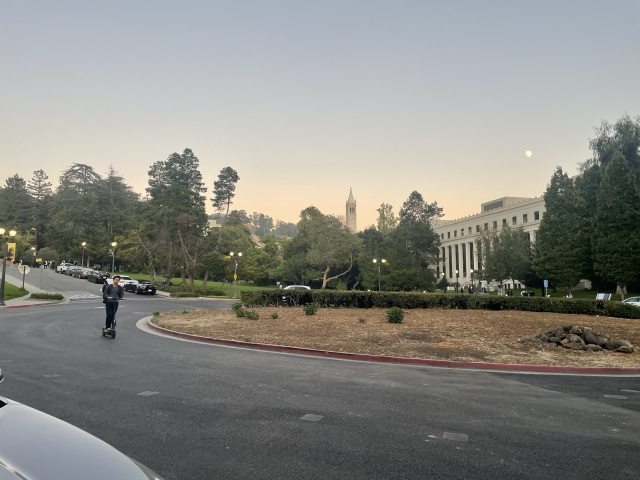
#> input picture Assignment3/data/panorama1-left.jpeg, 1280 x 960 px (shown at 1/2 size)
$ python '2-4 RANSAC for Robust Homography.py'
#> lines starting #> are read from the running program, lines starting #| are printed output that depends on the picture
#> further down, img1 is the input picture: shape (960, 1280, 3); mean R, G, B 135, 134.9, 129.3
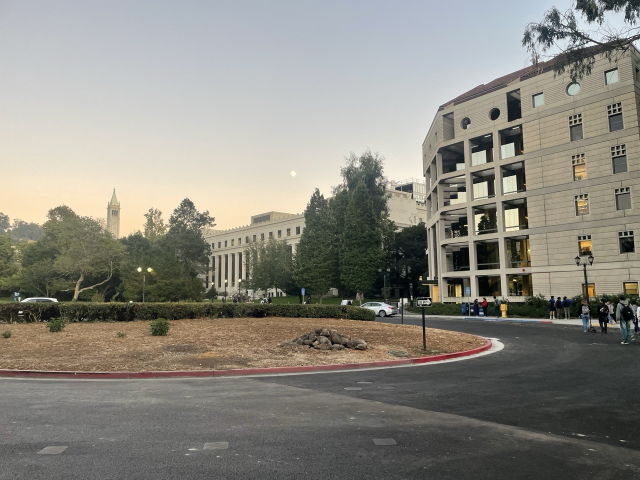
#> input picture Assignment3/data/panorama1-right.jpeg, 1280 x 960 px (shown at 1/2 size)
#> further down, img2 is the input picture: shape (960, 1280, 3); mean R, G, B 137.3, 135.1, 126.7
import numpy as np
import matplotlib.pyplot as plt
import imageio.v3 as iio
import random
from scipy.ndimage import gaussian_filter, distance_transform_edt
from scipy.spatial.distance import cdist


def load_gray(img_path):
#> called with img_path = '../data/panorama1-left.jpeg'
    img = iio.imread(img_path)
    if img.ndim == 3:
        gray = np.dot(img[...,:3], [0.299, 0.587, 0.114])
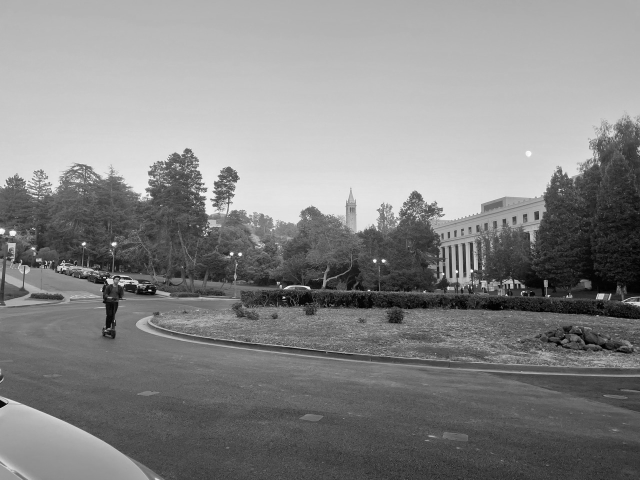
#> gray: shape (960, 1280) float64 (shown at 1/2 size); min 0, max 254.5, mean 134.3
#> call 2 of load_gray, with img_path = '../data/panorama1-right.jpeg'
#> in load_gray (call 2), `gray = np.dot(img[...,:3], [0.299, 0.587, 0.114])`:
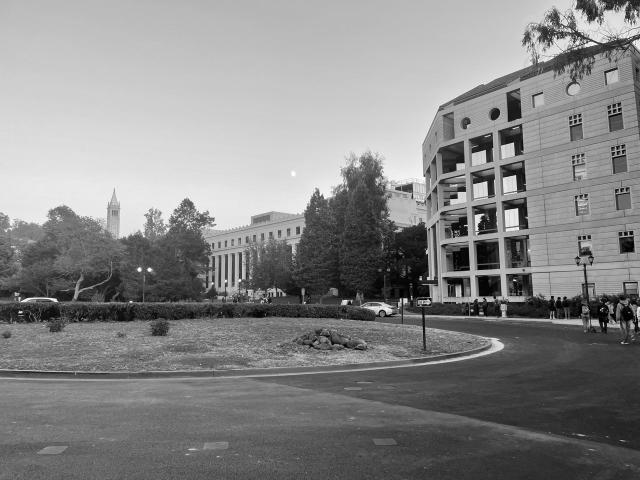
#> gray: shape (960, 1280) float64 (shown at 1/2 size); min 0, max 255, mean 134.8
    else:
        gray = img
    return gray

# ===== Part 1: Homography Estimation and Warp Image =====

def computeH(im1_pts, im2_pts):
    """
    計算單應性矩陣 H，使得 p' = H p
    im1_pts: N x 2 矩陣，來源圖片座標 (x, y)
    im2_pts: N x 2 矩陣，目標圖片座標 (x', y')
    """
    num_pts = im1_pts.shape[0]
    if num_pts < 4:
        raise ValueError("至少需要 4 組對應點才能計算 Homography")

    # Ah = b
    A = []
    b = []

    for i in range(num_pts):
        x, y = im1_pts[i]
        xp, yp = im2_pts[i] # p' (target)

        # Row 1: ax + by + c - gxx' - hyx' = x'
        A.append([x, y, 1, 0, 0, 0, -x*xp, -y*xp])
        b.append(xp)

        # Row 2: dx + ey + f - gxy' - hyy' = y'
        A.append([0, 0, 0, x, y, 1, -x*yp, -y*yp])
        b.append(yp)

    A = np.array(A)
    b = np.array(b)

    # 2. least square to solve 線性系統 Ah = b
    h, residuals, rank, s = np.linalg.lstsq(A, b, rcond=None)

    # 3. reshape H to 3x3 with right down corner = 1
    H = np.append(h, 1).reshape(3, 3)

    return H

def interpolate_bilinear(img, x, y):
    h, w = img.shape[:2]

    # 1. 找出四周整數座標
    x0 = np.floor(x).astype(int)
    y0 = np.floor(y).astype(int)
    x1 = x0 + 1
    y1 = y0 + 1

    # 2. 邊界檢查：只要碰到邊界就算出界 (簡化處理)
    valid_mask = (x0 >= 0) & (x1 < w) & (y0 >= 0) & (y1 < h)

    # 3. 計算權重小數
    a = x - x0
    b = y - y0

    # 只選取有效區域進行運算
    x0_v, x1_v = x0[valid_mask], x1[valid_mask]
    y0_v, y1_v = y0[valid_mask], y1[valid_mask]
    a_v, b_v = a[valid_mask], b[valid_mask]

    # 支援彩色廣播運算
    if img.ndim == 3:
        a_v = a_v[..., np.newaxis]
        b_v = b_v[..., np.newaxis]

    # 4. 取值
    Ia = img[y0_v, x0_v] # Top-left
    Ib = img[y1_v, x0_v] # Bottom-left
    Ic = img[y0_v, x1_v] # Top-right
    Id = img[y1_v, x1_v] # Bottom-right

    # 5. 插值公式
    top = (1 - a_v) * Ia + a_v * Ic
    bottom = (1 - a_v) * Ib + a_v * Id
    pixel_values = (1 - b_v) * top + b_v * bottom

    # 6. 填回輸出
    if img.ndim == 3:
        out = np.zeros((x.shape[0], x.shape[1], img.shape[2]), dtype=img.dtype)
    else:
        out = np.zeros((x.shape[0], x.shape[1]), dtype=img.dtype)
    out[valid_mask] = pixel_values

    # 確保型別正確 (若是 uint8 需要截斷)
    if img.dtype == np.uint8:
        out = np.clip(out, 0, 255).astype(np.uint8)

    return out

def warpImage(im, H, output_shape=None, interpolation='bilinear'):
    """
    Inverse Warping
    """
    h, w = im.shape[:2]

    # 1. 決定輸出畫布大小與範圍
    if output_shape is None:
        # 如果沒指定，就自動計算變形後的 Bounding Box
        corners = np.array([[0, 0], [w, 0], [w, h], [0, h]]).T
        corners_homo = np.vstack([corners, np.ones((1, 4))])
        warped_corners = H @ corners_homo
        warped_corners /= (warped_corners[2, :] + 1e-8) # 避免除零

        min_x = np.floor(np.min(warped_corners[0, :])).astype(int)
        max_x = np.ceil(np.max(warped_corners[0, :])).astype(int)
        min_y = np.floor(np.min(warped_corners[1, :])).astype(int)
        max_y = np.ceil(np.max(warped_corners[1, :])).astype(int)

        out_w = max_x - min_x
        out_h = max_y - min_y
        offset_x, offset_y = min_x, min_y
    else:
        # 如果有指定 (例如 Rectification)，通常希望左上角在 (0,0)
        out_h, out_w = output_shape
        offset_x, offset_y = 0, 0
        max_x, max_y = out_w, out_h # 用於生成 meshgrid

    print(f"Output image shape: {out_h}x{out_w}, Offset: ({offset_x}, {offset_y})")

    # 2. 產生目標圖片的網格座標 (Meshgrid)
    # 這裡產生的座標是相對於整個世界的座標
    xv, yv = np.meshgrid(np.arange(offset_x, offset_x + out_w),
                         np.arange(offset_y, offset_y + out_h))

    # 3. Inverse Warping: 映射回源圖片座標
    ones = np.ones_like(xv)
    coords = np.stack([xv, yv, ones]) # 3 x H_out x W_out
    coords_flat = coords.reshape(3, -1)

    # 關鍵：計算反矩陣
    try:
        H_inv = np.linalg.inv(H)
    except np.linalg.LinAlgError:
        print("Error: H matrix is singular and cannot be inverted.")
        return np.zeros_like(im)

    # 映射回去
    src_coords_homo = H_inv @ coords_flat

    # 歸一化 (除以 w)
    src_x = src_coords_homo[0, :] / (src_coords_homo[2, :] + 1e-8)
    src_y = src_coords_homo[1, :] / (src_coords_homo[2, :] + 1e-8)

    # Reshape 回網格形狀
    src_x = src_x.reshape(out_h, out_w)
    src_y = src_y.reshape(out_h, out_w)

    print("Performing Bilinear Interpolation...")
    out_img = interpolate_bilinear(im, src_x, src_y)

    return out_img

def get_canvas_dimensions(image1, image2, H):
    """
    計算拼接後的畫布大小和平移矩陣
    """
    h1, w1 = image1.shape[:2]
    h2, w2 = image2.shape[:2]

    # Im1 的四個角 (還沒動)
    corners1 = np.float32([[0, 0], [0, h1], [w1, h1], [w1, 0]]).reshape(-1, 1, 2)

    # Im2 的四個角 (經過 H 變換)
    corners2 = np.float32([[0, 0], [0, h2], [w2, h2], [w2, 0]]).reshape(-1, 1, 2)

    # 手動投影 corners2 (不依賴 cv2.perspectiveTransform)
    # H (3x3) * point (3x1)
    corners2_trans = []
    for pt in corners2:
        x, y = pt[0]
        v = np.dot(H, np.array([x, y, 1]))
        v = v / v[2] # 歸一化
        corners2_trans.append([[v[0], v[1]]])
    corners2_trans = np.array(corners2_trans)

    # 合併所有角落，找出最大範圍
    all_corners = np.concatenate((corners1, corners2_trans), axis=0)

    [xmin, ymin] = np.int32(all_corners.min(axis=0).ravel() - 0.5)
    [xmax, ymax] = np.int32(all_corners.max(axis=0).ravel() + 0.5)

    # 計算平移量 (如果 xmin 是負的，就要往右移)
    translation_dist = [-xmin, -ymin]

    # 建立平移矩陣 T
    H_translation = np.array([
        [1, 0, translation_dist[0]],
        [0, 1, translation_dist[1]],
        [0, 0, 1]
    ])

    # 畫布大小
    output_shape = (ymax - ymin, xmax - xmin)

    return output_shape, H_translation

def make_weight_mask(img):
    """
    產生權重遮罩：中心為 1，邊緣為 0
    使用 Distance Transform 產生平滑過渡
    """
    if img.ndim == 3:
        # 轉成灰階來算遮罩 (只要有像素的地方就是 True)
        gray = np.any(img > 0, axis=2)
    else:
        gray = img > 0

    # distance_transform_edt 計算每個像素到最近的「零像素」的距離
    # 這樣圖片中心的距離最大，邊緣最小
    mask = distance_transform_edt(gray)

    # 歸一化到 0~1
    if mask.max() > 0:
        mask = mask / mask.max()

    return mask

# ===== Part 2: ANMS of Harris Corners  =====

def get_harris_corners(img, sigma=1, min_distance=10, threshold=0.01):
    """
    計算 Harris Corner Response
    img: 灰階圖片 (H, W)
    """
#> called with sigma = 1, min_distance = 10, threshold = 0.01
    # 1. 計算影像梯度 (Derivatives)
    # 使用 Sobel 或簡單的差分
    dy, dx = np.gradient(img)
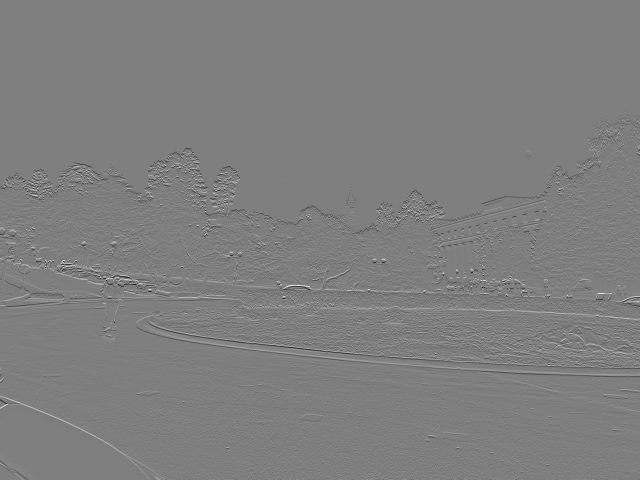
#> dy: shape (960, 1280) float64 (shown at 1/2 size); min -121.1, max 121.9, mean -0.1; drawn with min black and max white

    # 2. 計算梯度乘積 (Ixx, Ixy, Iyy)
    Ixx = dx**2
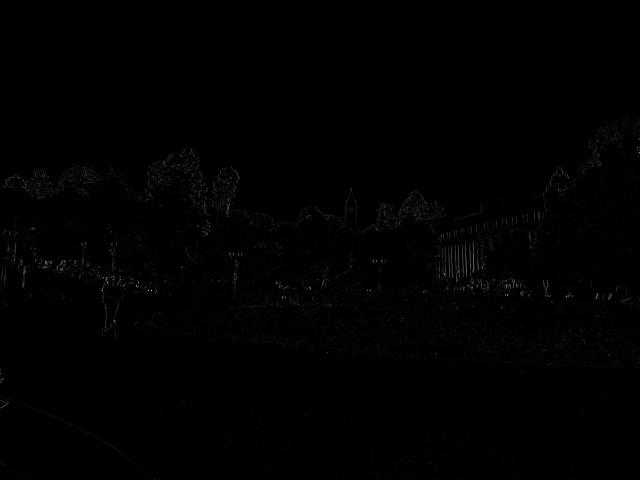
#> Ixx: shape (960, 1280) float64 (shown at 1/2 size); min 0, max 14025, mean 62; drawn with min black and max white
    Ixy = dx*dy
    Iyy = dy**2

    # 3. 對乘積做高斯模糊 (Sum of products window)
    # 這相當於在視窗內加總
    A = gaussian_filter(Ixx, sigma)
    B = gaussian_filter(Ixy, sigma)
    C = gaussian_filter(Iyy, sigma)
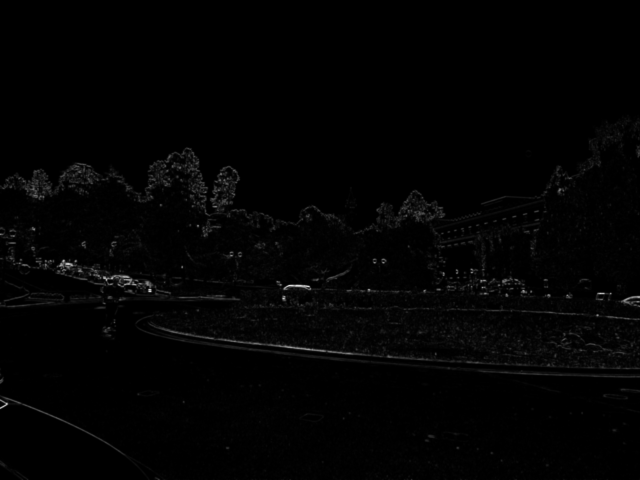
#> C: shape (960, 1280) float64 (shown at 1/2 size); min 0, max 6854.6, mean 85.1; drawn with min black and max white

    # 4. 計算 Harris Response R
    # R = det(M) - k * trace(M)^2
    # det(M) = A*C - B^2
    # trace(M) = A + C
    # k 通常取 0.04 - 0.06
    k = 0.04
    detM = A * C - B**2
    traceM = A + C
#> (the rest of the program and of its run is left out)
